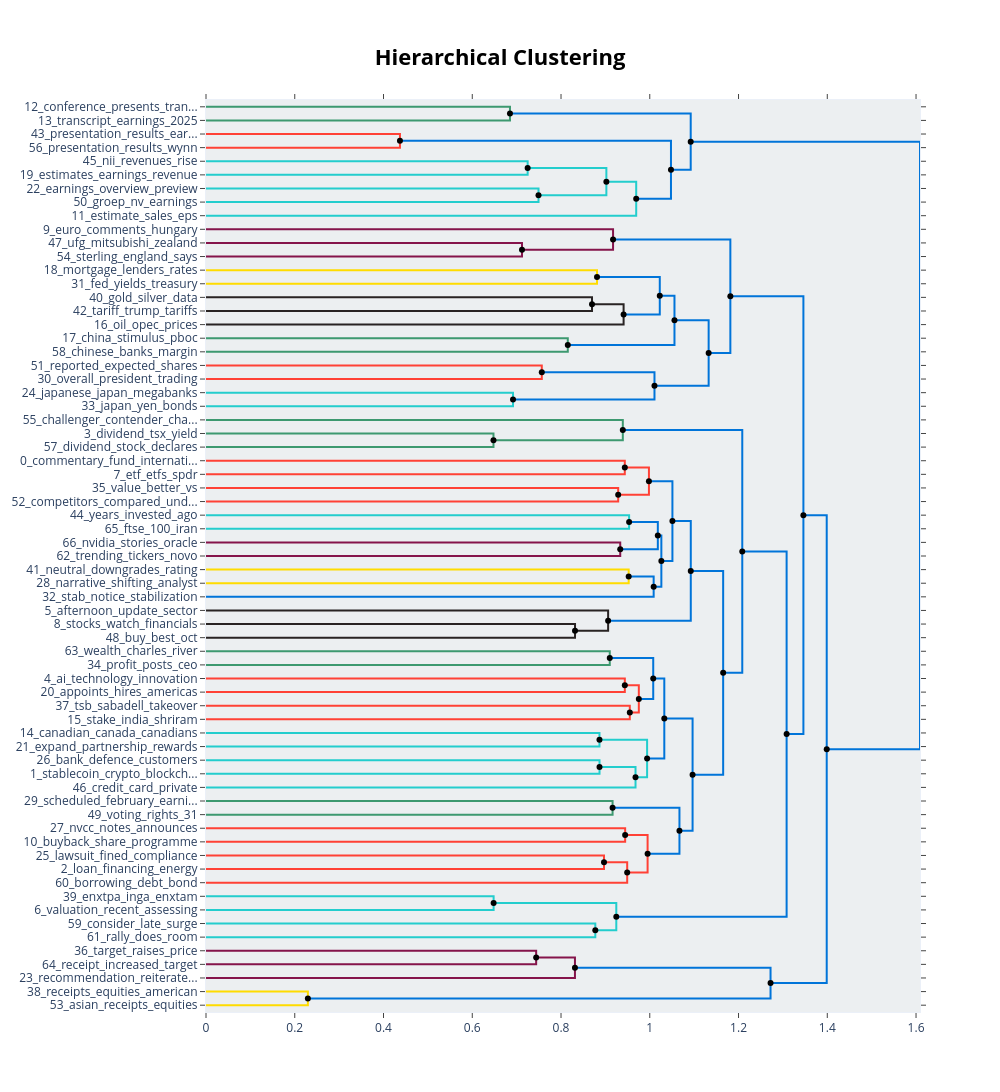

This figure's notebook cell:
### Code cell
hierarchical_topics = topic_model.hierarchical_topics(train_docs)
fig = topic_model.visualize_hierarchy(hierarchical_topics=hierarchical_topics)
fig.show()

print("💡 This shows the hierarchical structure of topics")

### Figure 1 — Plotly figure (JSON) as saved in the notebook; plotly's stock layout.template omitted (floating-point values rounded to 4 significant figures)
{"data": [{"hoverinfo": "text", "marker": {"color": "rgb(61,153,112)"}, "mode": "lines", "text": ["conference_presents_transcript_financials_annual", "", "", "transcript_earnings_2025_ca_plc"], "type": "scatter", "x": [0.0, 0.685, 0.685, 0.0], "xaxis": "x", "y": [-5.0, -5.0, -15.0, -15.0], "yaxis": "y"}, {"hoverinfo": "text", "marker": {"color": "rgb(255,65,54)"}, "mode": "lines", "text": ["presentation_results_earnings_genworth_aktiengesellschaft", "", "", "presentation_results_wynn_banco_earnings"], "type": "scatter", "x": [0.0, 0.4371, 0.4371, 0.0], "xaxis": "x", "y": [-25.0, -25.0, -35.0, -35.0], "yaxis": "y"}, {"hoverinfo": "text", "marker": {"color": "rgb(35,205,205)"}, "mode": "lines", "text": ["nii_revenues_rise_fee_expenses", "", "", "estimates_earnings_revenue_highlights_q3"], "type": "scatter", "x": [0.0, 0.7248, 0.7248, 0.0], "xaxis": "x", "y": [-45.0, -45.0, -55.0, -55.0], "yaxis": "y"}, {"hoverinfo": "text", "marker": {"color": "rgb(35,205,205)"}, "mode": "lines", "text": ["earnings_overview_preview_season_peek", "", "", "groep_nv_earnings_overview_2025"], "type": "scatter", "x": [0.0, 0.7493, 0.7493, 0.0], "xaxis": "x", "y": [-65.0, -65.0, -75.0, -75.0], "yaxis": "y"}, {"hoverinfo": "text", "marker": {"color": "rgb(35,205,205)"}, "mode": "lines", "text": ["earnings_revenues_estimates_nii_q3", "", "", "earnings_groep_overview_preview_peek"], "type": "scatter", "x": [0.7248, 0.9022, 0.9022, 0.7493], "xaxis": "x", "y": [-50.0, -50.0, -70.0, -70.0], "yaxis": "y"}, {"hoverinfo": "text", "marker": {"color": "rgb(35,205,205)"}, "mode": "lines", "text": ["earnings_revenues_groep_q3_estimates", "", "", "estimate_sales_eps_beats_adj"], "type": "scatter", "x": [0.9022, 0.9694, 0.9694, 0.0], "xaxis": "x", "y": [-60.0, -60.0, -85.0, -85.0], "yaxis": "y"}, {"hoverinfo": "text", "marker": {"color": "rgb(0,116,217)"}, "mode": "lines", "text": ["presentation_results_earnings_q4_2025", "", "", "estimate_sales_eps_earnings_beats"], "type": "scatter", "x": [0.4371, 1.048, 1.048, 0.9694], "xaxis": "x", "y": [-30.0, -30.0, -72.5, -72.5], "yaxis": "y"}, {"hoverinfo": "text", "marker": {"color": "rgb(0,116,217)"}, "mode": "lines", "text": ["transcript_conference_presents_ca_financials", "", "", "estimate_earnings_sales_eps_beats"], "type": "scatter", "x": [0.685, 1.092, 1.092, 1.048], "xaxis": "x", "y": [-10.0, -10.0, -51.25, -51.25], "yaxis": "y"}, {"hoverinfo": "text", "marker": {"color": "rgb(133,20,75)"}, "mode": "lines", "text": ["ufg_mitsubishi_zealand_central_australian", "", "", "sterling_england_says_rate_political"], "type": "scatter", "x": [0.0, 0.7121, 0.7121, 0.0], "xaxis": "x", "y": [-105.0, -105.0, -115.0, -115.0], "yaxis": "y"}, {"hoverinfo": "text", "marker": {"color": "rgb(133,20,75)"}, "mode": "lines", "text": ["euro_comments_hungary_koruna_forint", "", "", "ufg_mitsubishi_sterling_says_england"], "type": "scatter", "x": [0.0, 0.9173, 0.9173, 0.7121], "xaxis": "x", "y": [-95.0, -95.0, -110.0, -110.0], "yaxis": "y"}, {"hoverinfo": "text", "marker": {"color": "rgb(255,220,0)"}, "mode": "lines", "text": ["mortgage_lenders_rates_rate_nationwide", "", "", "fed_yields_treasury_cut_inflation"], "type": "scatter", "x": [0.0, 0.8811, 0.8811, 0.0], "xaxis": "x", "y": [-125.0, -125.0, -135.0, -135.0], "yaxis": "y"}, {"hoverinfo": "text", "marker": {"color": "rgb(40,35,35)"}, "mode": "lines", "text": ["gold_silver_data_metals_fed", "", "", "tariff_trump_tariffs_sink_turmoil"], "type": "scatter", "x": [0.0, 0.8698, 0.8698, 0.0], "xaxis": "x", "y": [-145.0, -145.0, -155.0, -155.0], "yaxis": "y"}, {"hoverinfo": "text", "marker": {"color": "rgb(40,35,35)"}, "mode": "lines", "text": ["gold_tariff_trump_silver_traders", "", "", "oil_opec_prices_supply_russian"], "type": "scatter", "x": [0.8698, 0.941, 0.941, 0.0], "xaxis": "x", "y": [-150.0, -150.0, -165.0, -165.0], "yaxis": "y"}, {"hoverinfo": "text", "marker": {"color": "rgb(0,116,217)"}, "mode": "lines", "text": ["mortgage_rates_lenders_rate_cut", "", "", "oil_gold_tariff_opec_prices"], "type": "scatter", "x": [0.8811, 1.023, 1.023, 0.941], "xaxis": "x", "y": [-130.0, -130.0, -157.5, -157.5], "yaxis": "y"}, {"hoverinfo": "text", "marker": {"color": "rgb(61,153,112)"}, "mode": "lines", "text": ["china_stimulus_pboc_yuan_chinese", "", "", "chinese_banks_margin_asia_central"], "type": "scatter", "x": [0.0, 0.8153, 0.8153, 0.0], "xaxis": "x", "y": [-175.0, -175.0, -185.0, -185.0], "yaxis": "y"}, {"hoverinfo": "text", "marker": {"color": "rgb(0,116,217)"}, "mode": "lines", "text": ["oil_mortgage_gold_rates_fed", "", "", "china_chinese_stimulus_pboc_yuan"], "type": "scatter", "x": [1.023, 1.056, 1.056, 0.8153], "xaxis": "x", "y": [-143.8, -143.8, -180.0, -180.0], "yaxis": "y"}, {"hoverinfo": "text", "marker": {"color": "rgb(255,65,54)"}, "mode": "lines", "text": ["reported_expected_shares_trading_better", "", "", "overall_president_trading_shares_companies"], "type": "scatter", "x": [0.0, 0.7567, 0.7567, 0.0], "xaxis": "x", "y": [-195.0, -195.0, -205.0, -205.0], "yaxis": "y"}, {"hoverinfo": "text", "marker": {"color": "rgb(35,205,205)"}, "mode": "lines", "text": ["japanese_japan_megabanks_higher_companies", "", "", "japan_yen_bonds_election_japanese"], "type": "scatter", "x": [0.0, 0.6919, 0.6919, 0.0], "xaxis": "x", "y": [-215.0, -215.0, -225.0, -225.0], "yaxis": "y"}, {"hoverinfo": "text", "marker": {"color": "rgb(0,116,217)"}, "mode": "lines", "text": ["trading_shares_overall_lower_higher", "", "", "japan_japanese_yen_megabanks_higher"], "type": "scatter", "x": [0.7567, 1.011, 1.011, 0.6919], "xaxis": "x", "y": [-200.0, -200.0, -220.0, -220.0], "yaxis": "y"}, {"hoverinfo": "text", "marker": {"color": "rgb(0,116,217)"}, "mode": "lines", "text": ["oil_mortgage_china_rates_gold", "", "", "trading_japan_shares_japanese_higher"], "type": "scatter", "x": [1.056, 1.133, 1.133, 1.011], "xaxis": "x", "y": [-161.9, -161.9, -210.0, -210.0], "yaxis": "y"}, {"hoverinfo": "text", "marker": {"color": "rgb(0,116,217)"}, "mode": "lines", "text": ["euro_comments_ufg_mitsubishi_sterling", "", "", "oil_trading_shares_japan_japanese"], "type": "scatter", "x": [0.9173, 1.182, 1.182, 1.133], "xaxis": "x", "y": [-102.5, -102.5, -185.9, -185.9], "yaxis": "y"}, {"hoverinfo": "text", "marker": {"color": "rgb(61,153,112)"}, "mode": "lines", "text": ["dividend_tsx_yield_10_stocks", "", "", "dividend_stock_declares_right_great"], "type": "scatter", "x": [0.0, 0.6478, 0.6478, 0.0], "xaxis": "x", "y": [-245.0, -245.0, -255.0, -255.0], "yaxis": "y"}, {"hoverinfo": "text", "marker": {"color": "rgb(61,153,112)"}, "mode": "lines", "text": ["challenger_contender_champion_highlights_week", "", "", "dividend_tsx_portfolio_yield_10"], "type": "scatter", "x": [0.0, 0.9393, 0.9393, 0.6478], "xaxis": "x", "y": [-235.0, -235.0, -250.0, -250.0], "yaxis": "y"}, {"hoverinfo": "text", "marker": {"color": "rgb(255,65,54)"}, "mode": "lines", "text": ["commentary_fund_international_2025_q2", "", "", "etf_etfs_spdr_managed_management"], "type": "scatter", "x": [0.0, 0.9437, 0.9437, 0.0], "xaxis": "x", "y": [-265.0, -265.0, -275.0, -275.0], "yaxis": "y"}, {"hoverinfo": "text", "marker": {"color": "rgb(255,65,54)"}, "mode": "lines", "text": ["value_better_vs_right_stock", "", "", "competitors_compared_underperforms_corp_stock"], "type": "scatter", "x": [0.0, 0.9288, 0.9288, 0.0], "xaxis": "x", "y": [-285.0, -285.0, -295.0, -295.0], "yaxis": "y"}, {"hoverinfo": "text", "marker": {"color": "rgb(255,65,54)"}, "mode": "lines", "text": ["commentary_fund_etf_international_2025", "", "", "value_stock_better_vs_right"], "type": "scatter", "x": [0.9437, 0.9981, 0.9981, 0.9288], "xaxis": "x", "y": [-270.0, -270.0, -290.0, -290.0], "yaxis": "y"}, {"hoverinfo": "text", "marker": {"color": "rgb(35,205,205)"}, "mode": "lines", "text": ["years_invested_ago_today_1000", "", "", "ftse_100_iran_live_nerves"], "type": "scatter", "x": [0.0, 0.9534, 0.9534, 0.0], "xaxis": "x", "y": [-305.0, -305.0, -315.0, -315.0], "yaxis": "y"}, {"hoverinfo": "text", "marker": {"color": "rgb(133,20,75)"}, "mode": "lines", "text": ["nvidia_stories_oracle_midday_upgrade", "", "", "trending_tickers_novo_nordisk_snowflake"], "type": "scatter", "x": [0.0, 0.9335, 0.9335, 0.0], "xaxis": "x", "y": [-325.0, -325.0, -335.0, -335.0], "yaxis": "y"}, {"hoverinfo": "text", "marker": {"color": "rgb(0,116,217)"}, "mode": "lines", "text": ["years_invested_ago_today_100", "", "", "trending_tickers_nvidia_oracle_snowflake"], "type": "scatter", "x": [0.9534, 1.018, 1.018, 0.9335], "xaxis": "x", "y": [-310.0, -310.0, -330.0, -330.0], "yaxis": "y"}, {"hoverinfo": "text", "marker": {"color": "rgb(255,220,0)"}, "mode": "lines", "text": ["neutral_downgrades_rating_downgraded_downgrade", "", "", "narrative_shifting_analyst_story_targets"], "type": "scatter", "x": [0.0, 0.9525, 0.9525, 0.0], "xaxis": "x", "y": [-345.0, -345.0, -355.0, -355.0], "yaxis": "y"}, {"hoverinfo": "text", "marker": {"color": "rgb(0,116,217)"}, "mode": "lines", "text": ["narrative_shifting_analyst_story_targets", "", "", "stab_notice_stabilization_primary_issues"], "type": "scatter", "x": [0.9525, 1.009, 1.009, 0.0], "xaxis": "x", "y": [-350.0, -350.0, -365.0, -365.0], "yaxis": "y"}, {"hoverinfo": "text", "marker": {"color": "rgb(0,116,217)"}, "mode": "lines", "text": ["years_invested_ago_trending_tickers", "", "", "stab_notice_narrative_stabilization_shifting"], "type": "scatter", "x": [1.018, 1.026, 1.026, 1.009], "xaxis": "x", "y": [-320.0, -320.0, -357.5, -357.5], "yaxis": "y"}, {"hoverinfo": "text", "marker": {"color": "rgb(0,116,217)"}, "mode": "lines", "text": ["commentary_fund_etf_international_2025", "", "", "stab_notice_narrative_stabilization_years"], "type": "scatter", "x": [0.9981, 1.051, 1.051, 1.026], "xaxis": "x", "y": [-280.0, -280.0, -338.8, -338.8], "yaxis": "y"}, {"hoverinfo": "text", "marker": {"color": "rgb(40,35,35)"}, "mode": "lines", "text": ["stocks_watch_financials_session_week", "", "", "buy_best_oct_stocks_september"], "type": "scatter", "x": [0.0, 0.8316, 0.8316, 0.0], "xaxis": "x", "y": [-385.0, -385.0, -395.0, -395.0], "yaxis": "y"}, {"hoverinfo": "text", "marker": {"color": "rgb(40,35,35)"}, "mode": "lines", "text": ["afternoon_update_sector_bell_financial", "", "", "stocks_buy_watch_best_oct"], "type": "scatter", "x": [0.0, 0.9062, 0.9062, 0.8316], "xaxis": "x", "y": [-375.0, -375.0, -390.0, -390.0], "yaxis": "y"}, {"hoverinfo": "text", "marker": {"color": "rgb(0,116,217)"}, "mode": "lines", "text": ["fund_commentary_stab_notice_etf", "", "", "stocks_afternoon_update_sector_financial"], "type": "scatter", "x": [1.051, 1.092, 1.092, 0.9062], "xaxis": "x", "y": [-309.4, -309.4, -382.5, -382.5], "yaxis": "y"}, {"hoverinfo": "text", "marker": {"color": "rgb(61,153,112)"}, "mode": "lines", "text": ["wealth_charles_river_advisors_telus", "", "", "profit_posts_ceo_profitability_rises"], "type": "scatter", "x": [0.0, 0.9098, 0.9098, 0.0], "xaxis": "x", "y": [-405.0, -405.0, -415.0, -415.0], "yaxis": "y"}, {"hoverinfo": "text", "marker": {"color": "rgb(255,65,54)"}, "mode": "lines", "text": ["ai_technology_innovation_generative_driven", "", "", "appoints_hires_americas_director_board"], "type": "scatter", "x": [0.0, 0.9438, 0.9438, 0.0], "xaxis": "x", "y": [-425.0, -425.0, -435.0, -435.0], "yaxis": "y"}, {"hoverinfo": "text", "marker": {"color": "rgb(255,65,54)"}, "mode": "lines", "text": ["tsb_sabadell_takeover_bbva_spain", "", "", "stake_india_shriram_polish_20"], "type": "scatter", "x": [0.0, 0.955, 0.955, 0.0], "xaxis": "x", "y": [-445.0, -445.0, -455.0, -455.0], "yaxis": "y"}, {"hoverinfo": "text", "marker": {"color": "rgb(255,65,54)"}, "mode": "lines", "text": ["ai_appoints_hires_americas_head", "", "", "tsb_stake_india_sabadell_takeover"], "type": "scatter", "x": [0.9438, 0.9753, 0.9753, 0.955], "xaxis": "x", "y": [-430.0, -430.0, -450.0, -450.0], "yaxis": "y"}, {"hoverinfo": "text", "marker": {"color": "rgb(0,116,217)"}, "mode": "lines", "text": ["profit_wealth_assets_posts_river", "", "", "ai_tsb_india_stake_sabadell"], "type": "scatter", "x": [0.9098, 1.008, 1.008, 0.9753], "xaxis": "x", "y": [-410.0, -410.0, -440.0, -440.0], "yaxis": "y"}, {"hoverinfo": "text", "marker": {"color": "rgb(35,205,205)"}, "mode": "lines", "text": ["canadian_canada_canadians_dollar_trade", "", "", "expand_partnership_rewards_team_loyalty"], "type": "scatter", "x": [0.0, 0.8866, 0.8866, 0.0], "xaxis": "x", "y": [-465.0, -465.0, -475.0, -475.0], "yaxis": "y"}, {"hoverinfo": "text", "marker": {"color": "rgb(35,205,205)"}, "mode": "lines", "text": ["bank_defence_customers_captive_ranks", "", "", "stablecoin_crypto_blockchain_banks_swift"], "type": "scatter", "x": [0.0, 0.8868, 0.8868, 0.0], "xaxis": "x", "y": [-485.0, -485.0, -495.0, -495.0], "yaxis": "y"}, {"hoverinfo": "text", "marker": {"color": "rgb(35,205,205)"}, "mode": "lines", "text": ["stablecoin_crypto_blockchain_banking_bank", "", "", "credit_card_private_deals_weekly"], "type": "scatter", "x": [0.8868, 0.9679, 0.9679, 0.0], "xaxis": "x", "y": [-490.0, -490.0, -505.0, -505.0], "yaxis": "y"}, {"hoverinfo": "text", "marker": {"color": "rgb(35,205,205)"}, "mode": "lines", "text": ["canada_canadian_canadians_dollar_expand", "", "", "stablecoin_crypto_credit_blockchain_banking"], "type": "scatter", "x": [0.8866, 0.994, 0.994, 0.9679], "xaxis": "x", "y": [-470.0, -470.0, -497.5, -497.5], "yaxis": "y"}, {"hoverinfo": "text", "marker": {"color": "rgb(0,116,217)"}, "mode": "lines", "text": ["ai_tsb_india_stake_sabadell", "", "", "stablecoin_crypto_canada_credit_canadian"], "type": "scatter", "x": [1.008, 1.033, 1.033, 0.994], "xaxis": "x", "y": [-425.0, -425.0, -483.8, -483.8], "yaxis": "y"}, {"hoverinfo": "text", "marker": {"color": "rgb(61,153,112)"}, "mode": "lines", "text": ["scheduled_february_earnings_2026_29", "", "", "voting_rights_31_shares_registration"], "type": "scatter", "x": [0.0, 0.9162, 0.9162, 0.0], "xaxis": "x", "y": [-515.0, -515.0, -525.0, -525.0], "yaxis": "y"}, {"hoverinfo": "text", "marker": {"color": "rgb(255,65,54)"}, "mode": "lines", "text": ["nvcc_notes_announces_series_tender", "", "", "buyback_share_programme_transactions_declaration"], "type": "scatter", "x": [0.0, 0.9445, 0.9445, 0.0], "xaxis": "x", "y": [-535.0, -535.0, -545.0, -545.0], "yaxis": "y"}, {"hoverinfo": "text", "marker": {"color": "rgb(255,65,54)"}, "mode": "lines", "text": ["lawsuit_fined_compliance_cftc_laundering", "", "", "loan_financing_energy_billion_million"], "type": "scatter", "x": [0.0, 0.8968, 0.8968, 0.0], "xaxis": "x", "y": [-555.0, -555.0, -565.0, -565.0], "yaxis": "y"}, {"hoverinfo": "text", "marker": {"color": "rgb(255,65,54)"}, "mode": "lines", "text": ["loan_million_billion_financing_lawsuit", "", "", "borrowing_debt_bond_treasury_trillion"], "type": "scatter", "x": [0.8968, 0.9491, 0.9491, 0.0], "xaxis": "x", "y": [-560.0, -560.0, -575.0, -575.0], "yaxis": "y"}, {"hoverinfo": "text", "marker": {"color": "rgb(255,65,54)"}, "mode": "lines", "text": ["buyback_nvcc_share_programme_announces", "", "", "loan_million_billion_debt_financing"], "type": "scatter", "x": [0.9445, 0.9951, 0.9951, 0.9491], "xaxis": "x", "y": [-540.0, -540.0, -567.5, -567.5], "yaxis": "y"}, {"hoverinfo": "text", "marker": {"color": "rgb(0,116,217)"}, "mode": "lines", "text": ["scheduled_voting_rights_february_31", "", "", "billion_million_loan_debt_buyback"], "type": "scatter", "x": [0.9162, 1.067, 1.067, 0.9951], "xaxis": "x", "y": [-520.0, -520.0, -553.8, -553.8], "yaxis": "y"}, {"hoverinfo": "text", "marker": {"color": "rgb(0,116,217)"}, "mode": "lines", "text": ["ai_stablecoin_tsb_india_crypto", "", "", "billion_million_scheduled_loan_debt"], "type": "scatter", "x": [1.033, 1.096, 1.096, 1.067], "xaxis": "x", "y": [-454.4, -454.4, -536.9, -536.9], "yaxis": "y"}, {"hoverinfo": "text", "marker": {"color": "rgb(0,116,217)"}, "mode": "lines", "text": ["fund_commentary_stocks_update_afternoon", "", "", "ai_billion_million_announces_bank"], "type": "scatter", "x": [1.092, 1.165, 1.165, 1.096], "xaxis": "x", "y": [-345.9, -345.9, -495.6, -495.6], "yaxis": "y"}, {"hoverinfo": "text", "marker": {"color": "rgb(0,116,217)"}, "mode": "lines", "text": ["dividend_challenger_contender_champion_tsx", "", "", "fund_commentary_ai_update_stocks"], "type": "scatter", "x": [0.9393, 1.208, 1.208, 1.165], "xaxis": "x", "y": [-242.5, -242.5, -420.8, -420.8], "yaxis": "y"}, {"hoverinfo": "text", "marker": {"color": "rgb(35,205,205)"}, "mode": "lines", "text": ["enxtpa_inga_enxtam_gle_valuation", "", "", "valuation_recent_assessing_share_dbk"], "type": "scatter", "x": [0.0, 0.6481, 0.6481, 0.0], "xaxis": "x", "y": [-585.0, -585.0, -595.0, -595.0], "yaxis": "y"}, {"hoverinfo": "text", "marker": {"color": "rgb(35,205,205)"}, "mode": "lines", "text": ["consider_late_surge_run_year", "", "", "rally_does_room_35_signal"], "type": "scatter", "x": [0.0, 0.8773, 0.8773, 0.0], "xaxis": "x", "y": [-605.0, -605.0, -615.0, -615.0], "yaxis": "y"}, {"hoverinfo": "text", "marker": {"color": "rgb(35,205,205)"}, "mode": "lines", "text": ["valuation_recent_assessing_share_price", "", "", "rally_late_consider_run_does"], "type": "scatter", "x": [0.6481, 0.9246, 0.9246, 0.8773], "xaxis": "x", "y": [-590.0, -590.0, -610.0, -610.0], "yaxis": "y"}, {"hoverinfo": "text", "marker": {"color": "rgb(0,116,217)"}, "mode": "lines", "text": ["dividend_stocks_fund_commentary_2025", "", "", "valuation_recent_share_assessing_price"], "type": "scatter", "x": [1.208, 1.308, 1.308, 0.9246], "xaxis": "x", "y": [-331.6, -331.6, -600.0, -600.0], "yaxis": "y"}, {"hoverinfo": "text", "marker": {"color": "rgb(0,116,217)"}, "mode": "lines", "text": ["rate_euro_trading_japan_oil", "", "", "dividend_stocks_fund_share_commentary"], "type": "scatter", "x": [1.182, 1.346, 1.346, 1.308], "xaxis": "x", "y": [-144.2, -144.2, -465.8, -465.8], "yaxis": "y"}, {"hoverinfo": "text", "marker": {"color": "rgb(133,20,75)"}, "mode": "lines", "text": ["target_raises_price_maintains_overweight", "", "", "receipt_increased_target_depositary_decreased"], "type": "scatter", "x": [0.0, 0.744, 0.744, 0.0], "xaxis": "x", "y": [-625.0, -625.0, -635.0, -635.0], "yaxis": "y"}, {"hoverinfo": "text", "marker": {"color": "rgb(133,20,75)"}, "mode": "lines", "text": ["target_price_raises_maintains_receipt", "", "", "recommendation_reiterates_receipt_plc_buy"], "type": "scatter", "x": [0.744, 0.8314, 0.8314, 0.0], "xaxis": "x", "y": [-630.0, -630.0, -645.0, -645.0], "yaxis": "y"}, {"hoverinfo": "text", "marker": {"color": "rgb(255,220,0)"}, "mode": "lines", "text": ["receipts_equities_american_traded_european", "", "", "asian_receipts_equities_traded_american"], "type": "scatter", "x": [0.0, 0.2296, 0.2296, 0.0], "xaxis": "x", "y": [-655.0, -655.0, -665.0, -665.0], "yaxis": "y"}, {"hoverinfo": "text", "marker": {"color": "rgb(0,116,217)"}, "mode": "lines", "text": ["target_receipt_recommendation_maintains_price", "", "", "receipts_equities_american_traded_depositary"], "type": "scatter", "x": [0.8314, 1.272, 1.272, 0.2296], "xaxis": "x", "y": [-637.5, -637.5, -660.0, -660.0], "yaxis": "y"}, {"hoverinfo": "text", "marker": {"color": "rgb(0,116,217)"}, "mode": "lines", "text": ["stocks_dividend_shares_share_fund", "", "", "depositary_receipts_equities_american_traded"], "type": "scatter", "x": [1.346, 1.399, 1.399, 1.272], "xaxis": "x", "y": [-305.0, -305.0, -648.8, -648.8], "yaxis": "y"}, {"hoverinfo": "text", "marker": {"color": "rgb(0,116,217)"}, "mode": "lines", "text": ["earnings_estimate_transcript_q3_sales", "", "", "stocks_dividend_trading_shares_price"], "type": "scatter", "x": [1.092, 1.609, 1.609, 1.399], "xaxis": "x", "y": [-30.62, -30.62, -476.9, -476.9], "yaxis": "y"}, {"hoverinfo": "text", "hovertext": ["earnings_revenues_estimates_nii_q3", "earnings_revenues_groep_q3_estimates", "presentation_results_earnings_q4_2025", "transcript_conference_presents_ca_financials", "gold_tariff_trump_silver_traders", "mortgage_rates_lenders_rate_cut", "oil_mortgage_gold_rates_fed", "trading_shares_overall_lower_higher", "oil_mortgage_china_rates_gold", "euro_comments_ufg_mitsubishi_sterling", "commentary_fund_etf_international_2025", "years_invested_ago_today_100", "narrative_shifting_analyst_story_targets", "years_invested_ago_trending_tickers", "commentary_fund_etf_international_2025", "fund_commentary_stab_notice_etf", "ai_appoints_hires_americas_head", "profit_wealth_assets_posts_river", "stablecoin_crypto_blockchain_banking_bank", "canada_canadian_canadians_dollar_expand", "ai_tsb_india_stake_sabadell", "loan_million_billion_financing_lawsuit", "buyback_nvcc_share_programme_announces", "scheduled_voting_rights_february_31", "ai_stablecoin_tsb_india_crypto", "fund_commentary_stocks_update_afternoon", "dividend_challenger_contender_champion_tsx", "valuation_recent_assessing_share_price", "dividend_stocks_fund_commentary_2025", "rate_euro_trading_japan_oil", "target_price_raises_maintains_receipt", "target_receipt_recommendation_maintains_price", "stocks_dividend_shares_share_fund", "earnings_estimate_transcript_q3_sales"], "marker": {"color": "black"}, "mode": "markers", "showlegend": false, "type": "scatter", "x": [0.7248, 0.9022, 0.4371, 0.685, 0.8698, 0.8811, 1.023, 0.7567, 1.056, 0.9173, 0.9437, 0.9534, 0.9525, 1.018, 0.9981, 1.051, 0.9438, 0.9098, 0.8868, 0.8866, 1.008, 0.8968, 0.9445, 0.9162, 1.033, 1.092, 0.9393, 0.6481, 1.208, 1.182, 0.744, 0.8314, 1.346, 1.092], "y": [-50, -60, -30, -10, -150, -130, -143.8, -200, -161.9, -102.5, -270, -310, -350, -320, -280, -309.4, -430, -410, -490, -470, -425, -560, -540, -520, -454.4, -345.9, -242.5, -590, -331.6, -144.2, -630, -637.5, -305.0, -30.62]}, {"hoverinfo": "text", "hovertext": ["earnings_groep_overview_preview_peek", "estimate_sales_eps_earnings_beats", "estimate_earnings_sales_eps_beats", "ufg_mitsubishi_sterling_says_england", "oil_gold_tariff_opec_prices", "china_chinese_stimulus_pboc_yuan", "japan_japanese_yen_megabanks_higher", "trading_japan_shares_japanese_higher", "oil_trading_shares_japan_japanese", "dividend_tsx_portfolio_yield_10", "value_stock_better_vs_right", "trending_tickers_nvidia_oracle_snowflake", "stab_notice_narrative_stabilization_shifting", "stab_notice_narrative_stabilization_years", "stocks_buy_watch_best_oct", "stocks_afternoon_update_sector_financial", "tsb_stake_india_sabadell_takeover", "ai_tsb_india_stake_sabadell", "stablecoin_crypto_credit_blockchain_banking", "stablecoin_crypto_canada_credit_canadian", "loan_million_billion_debt_financing", "billion_million_loan_debt_buyback", "billion_million_scheduled_loan_debt", "ai_billion_million_announces_bank", "fund_commentary_ai_update_stocks", "rally_late_consider_run_does", "valuation_recent_share_assessing_price", "dividend_stocks_fund_share_commentary", "receipts_equities_american_traded_depositary", "depositary_receipts_equities_american_traded", "stocks_dividend_trading_shares_price"], "marker": {"color": "black"}, "mode": "markers", "showlegend": false, "type": "scatter", "x": [0.7493, 0.9694, 1.048, 0.7121, 0.941, 0.8153, 0.6919, 1.011, 1.133, 0.6478, 0.9288, 0.9335, 1.009, 1.026, 0.8316, 0.9062, 0.955, 0.9753, 0.9679, 0.994, 0.9491, 0.9951, 1.067, 1.096, 1.165, 0.8773, 0.9246, 1.308, 0.2296, 1.272, 1.399], "y": [-70, -72.5, -51.25, -110, -157.5, -180, -220, -210, -185.9, -250, -290, -330, -357.5, -338.8, -390, -382.5, -450, -440, -497.5, -483.8, -567.5, -553.8, -536.9, -495.6, -420.8, -610, -600, -465.8, -660, -648.8, -476.9]}], "layout": {"autosize": false, "height": 1205, "hoverlabel": {"bgcolor": "white", "font": {"family": "Rockwell", "size": 16}}, "hovermode": "closest", "plot_bgcolor": "#ECEFF1", "showlegend": false, "title": {"font": {"color": "Black", "size": 22}, "text": "<b>Hierarchical Clustering</b>", "x": 0.5, "xanchor": "center", "yanchor": "top"}, "width": 1000, "xaxis": {"mirror": "allticks", "rangemode": "tozero", "showgrid": false, "showline": true, "showticklabels": true, "ticks": "outside", "type": "linear", "zeroline": false}, "yaxis": {"mirror": "allticks", "range": [-670, 0], "rangemode": "tozero", "showgrid": false, "showline": true, "showticklabels": true, "tickmode": "array", "ticks": "outside", "ticktext": ["12_conference_presents_tran...", "13_transcript_earnings_2025", "43_presentation_results_ear...", "56_presentation_results_wynn", "45_nii_revenues_rise", "19_estimates_earnings_revenue", "22_earnings_overview_preview", "50_groep_nv_earnings", "11_estimate_sales_eps", "9_euro_comments_hungary", "47_ufg_mitsubishi_zealand", "54_sterling_england_says", "18_mortgage_lenders_rates", "31_fed_yields_treasury", "40_gold_silver_data", "42_tariff_trump_tariffs", "16_oil_opec_prices", "17_china_stimulus_pboc", "58_chinese_banks_margin", "51_reported_expected_shares", "30_overall_president_trading", "24_japanese_japan_megabanks", "33_japan_yen_bonds", "55_challenger_contender_cha...", "3_dividend_tsx_yield", "57_dividend_stock_declares", "0_commentary_fund_internati...", "7_etf_etfs_spdr", "35_value_better_vs", "52_competitors_compared_und...", "44_years_invested_ago", "65_ftse_100_iran", "66_nvidia_stories_oracle", "62_trending_tickers_novo", "41_neutral_downgrades_rating", "28_narrative_shifting_analyst", "32_stab_notice_stabilization", "5_afternoon_update_sector", "8_stocks_watch_financials", "48_buy_best_oct", "63_wealth_charles_river", "34_profit_posts_ceo", "4_ai_technology_innovation", "20_appoints_hires_americas", "37_tsb_sabadell_takeover", "15_stake_india_shriram", "14_canadian_canada_canadians", "21_expand_partnership_rewards", "26_bank_defence_customers", "1_stablecoin_crypto_blockch...", "46_credit_card_private", "29_scheduled_february_earni...", "49_voting_rights_31", "27_nvcc_notes_announces", "10_buyback_share_programme", "25_lawsuit_fined_compliance", "2_loan_financing_energy", "60_borrowing_debt_bond", "39_enxtpa_inga_enxtam", "6_valuation_recent_assessing", "59_consider_late_surge", "61_rally_does_room", "36_target_raises_price", "64_receipt_increased_target", "23_recommendation_reiterate...", "38_receipts_equities_american", "53_asian_receipts_equities"], "tickvals": [-5, -15, -25, -35, -45, -55, -65, -75, -85, -95, -105, -115, -125, -135, -145, -155, -165, -175, -185, -195, -205, -215, -225, -235, -245, -255, -265, -275, -285, -295, -305, -315, -325, -335, -345, -355, -365, -375, -385, -395, -405, -415, -425, -435, -445, -455, -465, -475, -485, -495, -505, -515, -525, -535, -545, -555, -565, -575, -585, -595, -605, -615, -625, -635, -645, -655, -665], "type": "linear", "zeroline": false}}}
